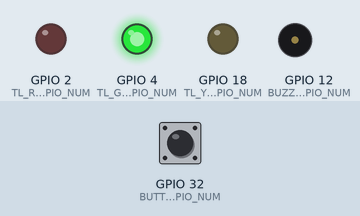
Simulated run of this program. Board: ESP32. Shown: output pins drawn as LEDs (lit = HIGH), buzzer (waves = sounding). The test bench sets the inputs (shaded band); at power-on: GPIO 32 (BUTTON_GPIO_NUM) LOW.

Above: at 12.8 s.
12.9 s: GPIO 32 (BUTTON_GPIO_NUM) pulled HIGH for 0.15 s
At 13.9 s:
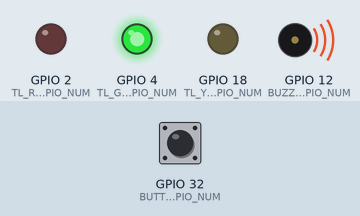
At 18.9 s:
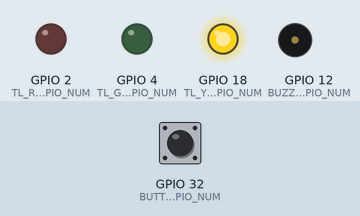
Timing chart, 0 to 25.0 s (numbered marks = the images above; inputs shaded):
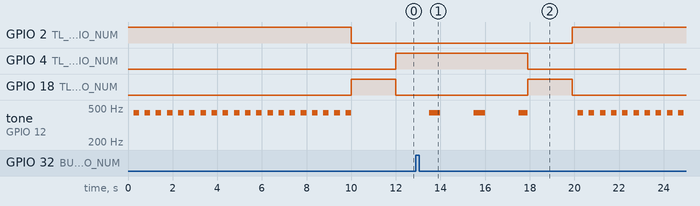

Measured:
- after the input at 12.9 s, GPIO 2 (TL_RED_GPIO_NUM): LOW → HIGH after 7.0 s; GPIO 4 (TL_GREEN_GPIO_NUM): HIGH → LOW after 5.0 s; GPIO 18 (TL_YELLOW_GPIO_NUM): LOW → HIGH after 5.0 s, → LOW 2.0 s later
- by itself, tone on GPIO 12 (BUZZER_GPIO_NUM): alternates 440 Hz for 0.25 s and silent for 0.25 s, 40 changes in all, then stays silent

The program:

main.cpp
```cpp
#include <Arduino.h>

#include "app_config.h"

TL_STATE tl_state = TL_STATE_RED;

void app_periph_init();
bool app_button_pushed();

void setup() {
  Serial.begin(BAUD_RATE);

  app_periph_init();
}

void loop() {
  // Starting reference point for the tl countdown
  uint16_t tl_delay_epoch;
  // Starting reference point for the buzzer countdown
  uint16_t buzzer_delay_epoch;
  // Countdown timer before toggling the buzzer
  uint16_t buzzer_countdown_ms;
  // Comparison value for the buzzer countdown
  // Overwrties the reference point (epoch) when count down goes to 0
  uint16_t current_time;
  // Is the buzzer on?
  bool buzzer_on = false;

  switch (tl_state) {
  case TL_STATE_RED: {
    digitalWrite(TL_RED_GPIO_NUM, HIGH);

    // Both the tl delay and the buzzer can share the same epoch on start
    current_time = millis();
    tl_delay_epoch = current_time;
    buzzer_delay_epoch = current_time;

    // Countdown for buzzer toggle
    // This state does not modify this value during the countdown
    buzzer_countdown_ms = TL_DELAY_RED_BUZZER_MS;

    // Until the 10 seconds have passed...
    while ( ( ( current_time = millis() ) - tl_delay_epoch) < TL_DELAY_RED_MS) {
      // In the event where the buzzer time reference needs to be reset
      // Reset and toggle the buzzer
      if ((current_time - buzzer_delay_epoch) >= buzzer_countdown_ms) {
        buzzer_delay_epoch = current_time;
        if (!buzzer_on) {
          // Serial.println("Red: Buzzer on");
          tone(BUZZER_GPIO_NUM, BUZZER_FREQ);
          buzzer_on = true;
        } else {
          // Serial.println("Red: Buzzer off");
          tone(BUZZER_GPIO_NUM, 0);
          buzzer_on = false;
        }
      }
    }

    // Turn off everything and prepare to go to the next state
    tone(BUZZER_GPIO_NUM, 0);
    buzzer_on = false;
    digitalWrite(TL_RED_GPIO_NUM, LOW);
    tl_state = TL_STATE_RED_YELLOW;
    break;
  }
  case TL_STATE_RED_YELLOW: {
    // Simple State, just idle for 2 secs
    digitalWrite(TL_YELLOW_GPIO_NUM, HIGH);
    delay(TL_DELAY_YELLOW_MS);
    digitalWrite(TL_YELLOW_GPIO_NUM, LOW);
    tl_state = TL_STATE_GREEN;
    break;
  }
  case TL_STATE_YELLOW: {
    // Simple State, just idle for 2 secs
    digitalWrite(TL_YELLOW_GPIO_NUM, HIGH);
    delay(TL_DELAY_YELLOW_MS);
    digitalWrite(TL_YELLOW_GPIO_NUM, LOW);
    tl_state = TL_STATE_RED;
    break;
  }
  case TL_STATE_GREEN: {
    digitalWrite(TL_GREEN_GPIO_NUM, HIGH);

    // The buzzer is off upon entering the green light (other
    // states manually set this)
    // Upon entering the buzzer is off and the countdown begins
    buzzer_countdown_ms = TL_DELAY_RED_BUZZER_OFF_MS;

    // Spin until button is high
    current_time = millis();
    buzzer_delay_epoch = current_time;
    while (!app_button_pushed()) {
      current_time = millis();
      if ( (current_time - buzzer_delay_epoch) >= buzzer_countdown_ms ) {
        buzzer_delay_epoch = current_time;
        // Toggle buzzer (as well as the countdown)
        if (!buzzer_on) {
            // Set the countdown to 500 (to remain on)
            // Serial.println("Green: Buzzer on");
            buzzer_countdown_ms = TL_DELAY_RED_BUZZER_ON_MS;
            buzzer_on = true;
            tone(BUZZER_GPIO_NUM, BUZZER_FREQ);
        } else {
            // Set the countdown to 1500 (to remain off)
            // Serial.println("Green: Buzzer off");
            buzzer_countdown_ms = TL_DELAY_RED_BUZZER_OFF_MS;
            buzzer_on = false;
            tone(BUZZER_GPIO_NUM, 0);
        }
      }
    }

    // Begin the countdown timer for 5 seconds
    // Technically this could be combined in the previous while loop
    // but this implementation is easier
    current_time = millis();
    tl_delay_epoch = current_time;
    while ( ( ( current_time = millis() ) - tl_delay_epoch) < TL_DELAY_GREEN_MS) {
      if ( (current_time - buzzer_delay_epoch) >= buzzer_countdown_ms ) {
        buzzer_delay_epoch = current_time;
        // Toggle buzzer (as well as the countdown)
        if (!buzzer_on) {
            // Set the countdown to 500 (to remain on)
            // Serial.println("Green: Buzzer on");
            buzzer_countdown_ms = TL_DELAY_RED_BUZZER_ON_MS;
            buzzer_on = true;
            tone(BUZZER_GPIO_NUM, BUZZER_FREQ);
        } else {
            // Set the countdown to 1500 (to remain off)
            // Serial.println("Green: Buzzer off");
            buzzer_countdown_ms = TL_DELAY_RED_BUZZER_OFF_MS;
            buzzer_on = false;
            tone(BUZZER_GPIO_NUM, 0);
        }
      }
    }

    // Turn off everything and prepare to go to the next state
    tone(BUZZER_GPIO_NUM, 0);
    buzzer_on = false;
    digitalWrite(TL_GREEN_GPIO_NUM, LOW);
    tl_state = TL_STATE_YELLOW;
    break;
  }
  default: {
    Serial.println("Unhandled State. Default to red");
    tl_state = TL_STATE_RED;
  }
  }
}

void app_periph_init() {
  // Traffic light gpio configurations
  pinMode(TL_RED_GPIO_NUM, OUTPUT);
  pinMode(TL_YELLOW_GPIO_NUM, OUTPUT);
  pinMode(TL_GREEN_GPIO_NUM, OUTPUT);

  // Pedestrian button gpio configurations
  pinMode(BUTTON_GPIO_NUM, INPUT);

  // Initialize LEDC for PWM for tone
  ledcSetup(BUZZER_CHANNEL, BUZZER_FREQ, BUZZER_RESOLUTION);
  ledcAttachPin(BUZZER_GPIO_NUM, BUZZER_CHANNEL);
}

bool app_button_pushed() {
  return digitalRead(BUTTON_GPIO_NUM) == 1;
}
```

app_config.h
```cpp
#ifndef __APP_CONFIG_H
#define __APP_CONFIG_H

#define BAUD_RATE               (PIO_BAUD_RATE)

// Traffic Light pin mappings
#define TL_RED_GPIO_NUM        (2)
#define TL_YELLOW_GPIO_NUM     (18)
#define TL_GREEN_GPIO_NUM      (4)
#define BUTTON_GPIO_NUM        (32)
#define BUZZER_GPIO_NUM        (12)

// Buzzer specific configurations
#define BUZZER_FREQ            (440)
#define BUZZER_CHANNEL   0   // channel 0–15
#define BUZZER_RESOLUTION 8   // bits (1–16)


// ***** Traffic light delays *****

// Red state
#define TL_DELAY_RED_MS         (10000)
#define TL_DELAY_RED_BUZZER_MS  (250)

// Yellow and Yellow_Red State
#define TL_DELAY_YELLOW_MS      (2000)

// Green State
#define TL_DELAY_GREEN_MS       (5000)
#define TL_DELAY_RED_BUZZER_ON_MS   (500)
#define TL_DELAY_RED_BUZZER_OFF_MS  (1500)

typedef enum _TL_STATE {
    TL_STATE_RED,
    TL_STATE_RED_YELLOW,
    TL_STATE_YELLOW,
    TL_STATE_GREEN,
} TL_STATE;

#endif // __APP_CONFIG_H
```
